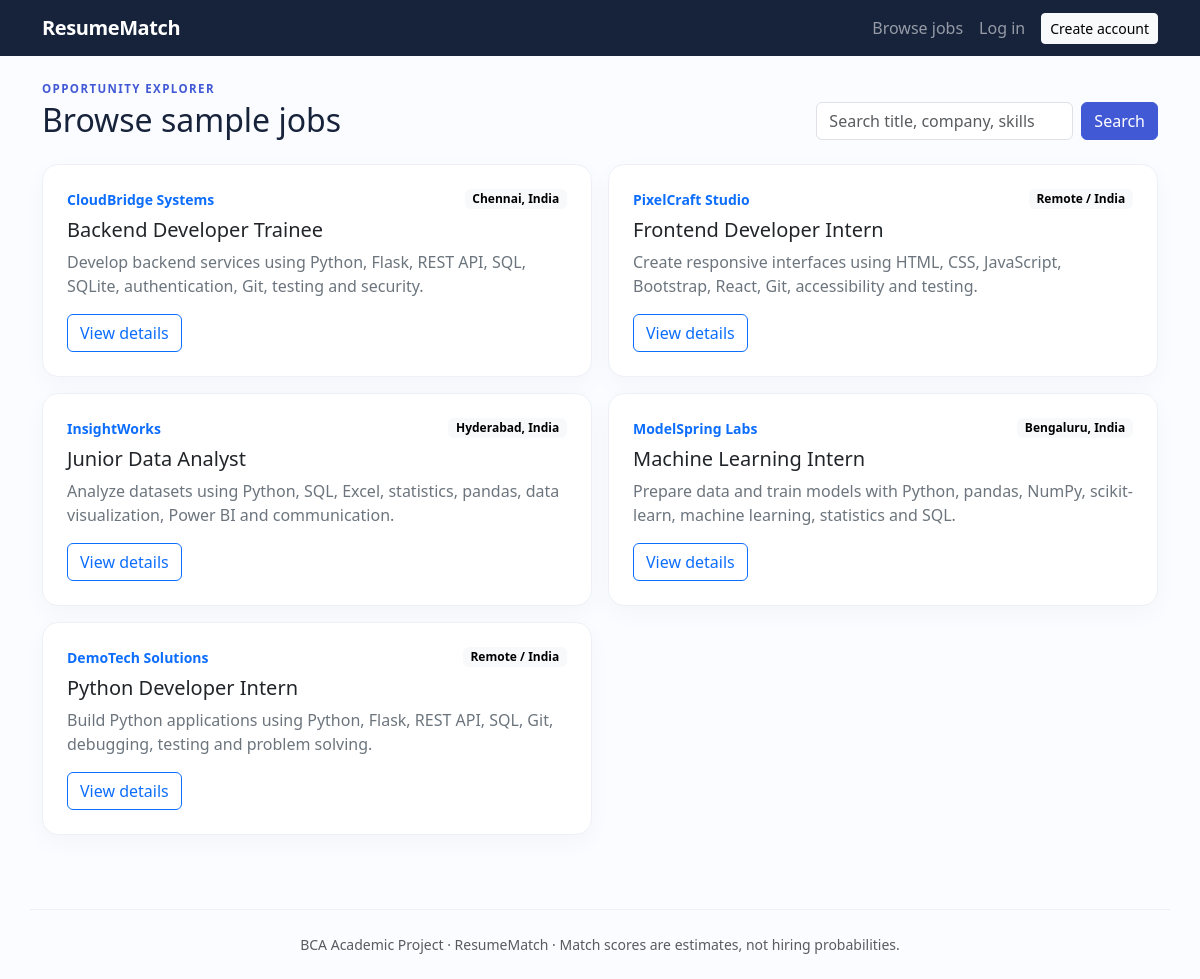
Page /jobs on the committed database.
### tables this page shows
CREATE TABLE jobs (
    job_id INTEGER PRIMARY KEY AUTOINCREMENT,
    title TEXT NOT NULL,
    company TEXT NOT NULL,
    location TEXT NOT NULL,
    description TEXT NOT NULL,
    created_at TEXT NOT NULL
);

### app.py (the view)
@app.route("/jobs")
def jobs():
    q = request.args.get("q", "").strip()
    db = get_db()
    if q:
        pattern = f"%{q}%"
        rows = db.execute("""
            SELECT * FROM jobs WHERE title LIKE ? OR company LIKE ? OR description LIKE ?
            ORDER BY title
        """, (pattern, pattern, pattern)).fetchall()
    else:
        rows = db.execute("SELECT * FROM jobs ORDER BY title").fetchall()
    return render_template("jobs.html", jobs=rows, q=q)

### database.py (called while the page is built)
def get_db():
    if "db" not in g:
        g.db = sqlite3.connect(DB_PATH)
        g.db.row_factory = sqlite3.Row
        g.db.execute("PRAGMA foreign_keys = ON")
    return g.db

### templates/jobs.html (shortened to what this page needs)
{% extends "base.html" %}
{% block content %}
<div class="d-flex flex-wrap justify-content-between align-items-end gap-3 mb-4">
<div><p class="eyebrow mb-1">OPPORTUNITY EXPLORER</p><h1 class="h2 mb-0">Browse sample jobs</h1></div>
<form method="get" class="d-flex gap-2"><input class="form-control" name="q" value="{{ q }}" placeholder="Search title, company, skills"><button class="btn btn-primary">Search</button></form>
</div>
<div class="row g-3">
{% for job in jobs %}
<div class="col-md-6"><div class="card job-card p-4 h-100"><div class="d-flex justify-content-between gap-2"><div><div class="small text-primary fw-semibold">{{ job.company }}</div><h4 class="h5 mt-2">{{ job.title }}</h4></div><span class="badge text-bg-light align-self-start">{{ job.location }}</span></div><p class="text-secondary clamp">{{ job.description }}</p><a class="btn btn-outline-primary mt-auto align-self-start" href="{{ url_for('job_detail', job_id=job.job_id) }}">View details</a></div></div>
{% else %}<div class="col-12"><div class="empty-state">No jobs matched your search.</div></div>{% endfor %}
</div>
{% endblock %}

### templates/base.html (shortened to what this page needs)
<!doctype html>
<html lang="en">
<head>
  <link href="https://cdn.jsdelivr.net/npm/bootstrap@5.3.3/dist/css/bootstrap.min.css" rel="stylesheet">
  <link href="{{ url_for('static', filename='css/style.css') }}" rel="stylesheet">
</head>
<body>
<nav class="navbar navbar-expand-lg navbar-dark nav-custom">
  <div class="container">
    <a class="navbar-brand fw-bold" href="{{ url_for('index') }}">ResumeMatch</a>
    <div class="collapse navbar-collapse" id="navmenu">
      <div class="navbar-nav ms-auto align-items-lg-center">
        <a class="nav-link" href="{{ url_for('jobs') }}">Browse jobs</a>
        {% if session.get('user_id') %}
          <a class="nav-link" href="{{ url_for('dashboard') }}">Dashboard</a>
          <a class="btn btn-light btn-sm ms-lg-2" href="{{ url_for('upload_resume') }}">Analyze resume</a>
          <a class="nav-link" href="{{ url_for('logout') }}">Log out</a>
        {% else %}
          <a class="nav-link" href="{{ url_for('login') }}">Log in</a>
          <a class="btn btn-light btn-sm ms-lg-2" href="{{ url_for('register') }}">Create account</a>
        {% endif %}
      </div>
    </div>
  </div>
</nav>
<main class="container py-4">
  {% block content %}{% endblock %}
</main>
<footer class="container py-4 text-center text-muted small">BCA Academic Project · ResumeMatch · Match scores are estimates, not hiring probabilities.</footer>
</body>
</html>

### static/css/style.css (style rules this page uses)
:root { --ink: #17233b; --primary: #4259d6; --muted: #6b7280; --surface: #f6f8fc; }
body { background: #fbfcff; color: var(--ink); min-height: 100vh; }
.nav-custom { background: #17233b; }
.navbar-brand { letter-spacing: -.4px; }
.eyebrow { color: #4259d6; font-size: .72rem; font-weight: 800; letter-spacing: 1.4px; }
.btn-primary { background: var(--primary); border-color: var(--primary); }
.card { border-radius: 16px; }
.job-card { border: 1px solid #edf0f6; box-shadow: 0 8px 24px #17233b08; transition: transform .15s ease, box-shadow .15s ease; }
.clamp { display: -webkit-box; -webkit-line-clamp: 3; -webkit-box-orient: vertical; overflow: hidden; }
footer { border-top: 1px solid #edf0f6; margin-top: 50px; }

### rows in the picture
jobs: company "CloudBridge Systems", title "Backend Developer Trainee", location "Chennai, India", description "Develop backend services using Python, Flask, REST API, SQL, SQLite, authentication, Git, testing and security."
jobs: company "PixelCraft Studio", title "Frontend Developer Intern", location "Remote / India", description "Create responsive interfaces using HTML, CSS, JavaScript, Bootstrap, React, Git, accessibility and testing."
jobs: company "InsightWorks", title "Junior Data Analyst", location "Hyderabad, India", description "Analyze datasets using Python, SQL, Excel, statistics, pandas, data visualization, Power BI and communication."
jobs: company "ModelSpring Labs", title "Machine Learning Intern", location "Bengaluru, India", description "Prepare data and train models with Python, pandas, NumPy, scikit-learn, machine learning, statistics and SQL."
jobs: company "DemoTech Solutions", title "Python Developer Intern", location "Remote / India", description "Build Python applications using Python, Flask, REST API, SQL, Git, debugging, testing and problem solving."
